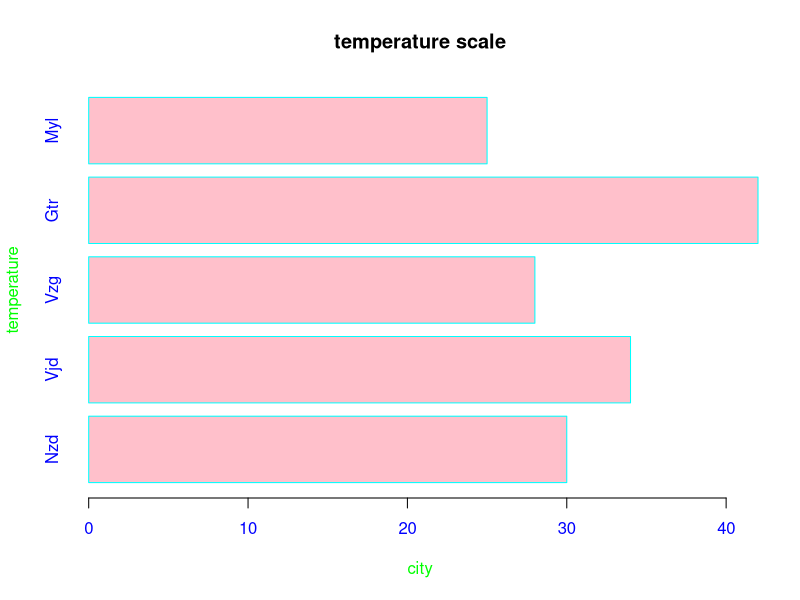

Write the R code that produced this figure.
temp=c(30,34,28,42,25)
barplot(temp,names.arg=c("Nzd","Vjd","Vzg","Gtr","Myl")
,main="temperature scale",xlab="city",
ylab="temperature",col="pink",col.lab="green",col.axis="blue",border="cyan",horiz=TRUE)